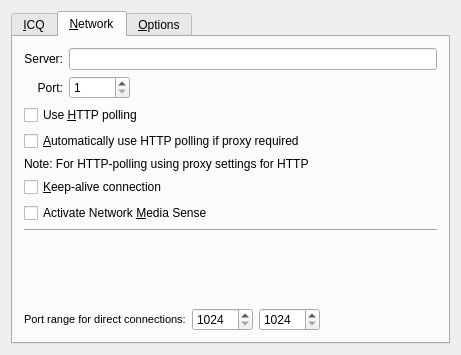
<?xml version="1.0" encoding="UTF-8"?>
<ui version="4.0">
 <class>ICQConfigBase</class>
 <widget class="QWidget" name="ICQConfigBase">
  <property name="geometry">
   <rect>
    <x>0</x>
    <y>0</y>
    <width>461</width>
    <height>347</height>
   </rect>
  </property>
  <property name="windowTitle">
   <string>Form1</string>
  </property>
  <layout class="QVBoxLayout">
   <property name="spacing">
    <number>6</number>
   </property>
   <property name="margin">
    <number>11</number>
   </property>
   <item>
    <widget class="QTabWidget" name="tabConfig">
     <property name="currentIndex">
      <number>1</number>
     </property>
     <widget class="QWidget" name="tabICQ">
      <attribute name="title">
       <string>&amp;ICQ</string>
      </attribute>
      <layout class="QGridLayout">
       <property name="margin">
        <number>11</number>
       </property>
       <property name="spacing">
        <number>6</number>
       </property>
       <item row="2" column="0">
        <widget class="QLabel" name="TextLabel2">
         <property name="text">
          <string>Password:</string>
         </property>
         <property name="alignment">
          <set>Qt::AlignRight|Qt::AlignTrailing|Qt::AlignVCenter</set>
         </property>
         <property name="wordWrap">
          <bool>false</bool>
         </property>
        </widget>
       </item>
       <item row="2" column="1">
        <widget class="QLineEdit" name="edtPasswd">
         <property name="echoMode">
          <enum>QLineEdit::Password</enum>
         </property>
        </widget>
       </item>
       <item row="3" column="0">
        <spacer name="Spacer2">
         <property name="orientation">
          <enum>Qt::Vertical</enum>
         </property>
         <property name="sizeType">
          <enum>QSizePolicy::Expanding</enum>
         </property>
         <property name="sizeHint" stdset="0">
          <size>
           <width>20</width>
           <height>20</height>
          </size>
         </property>
        </spacer>
       </item>
       <item row="0" column="0" colspan="2">
        <widget class="QCheckBox" name="chkNew">
         <property name="text">
          <string>&amp;Register new UIN</string>
         </property>
        </widget>
       </item>
       <item row="1" column="0">
        <widget class="QLabel" name="lblUin">
         <property name="text">
          <string>UIN:</string>
         </property>
         <property name="alignment">
          <set>Qt::AlignRight|Qt::AlignTrailing|Qt::AlignVCenter</set>
         </property>
         <property name="wordWrap">
          <bool>false</bool>
         </property>
        </widget>
       </item>
       <item row="1" column="1">
        <widget class="QLineEdit" name="edtUin"/>
       </item>
      </layout>
     </widget>
     <widget class="QWidget" name="tab">
      <attribute name="title">
       <string>&amp;Network</string>
      </attribute>
      <layout class="QGridLayout">
       <property name="margin">
        <number>11</number>
       </property>
       <property name="spacing">
        <number>6</number>
       </property>
       <item row="1" column="1">
        <widget class="QSpinBox" name="edtPort">
         <property name="minimum">
          <number>1</number>
         </property>
         <property name="maximum">
          <number>65535</number>
         </property>
        </widget>
       </item>
       <item row="3" column="0" colspan="3">
        <widget class="QCheckBox" name="chkAuto">
         <property name="text">
          <string>&amp;Automatically use HTTP polling if proxy required</string>
         </property>
        </widget>
       </item>
       <item row="2" column="0" colspan="3">
        <widget class="QCheckBox" name="chkHTTP">
         <property name="text">
          <string>Use &amp;HTTP polling</string>
         </property>
        </widget>
       </item>
       <item row="7" column="0" colspan="3">
        <widget class="Line" name="Line1">
         <property name="frameShape">
          <enum>QFrame::HLine</enum>
         </property>
         <property name="frameShadow">
          <enum>QFrame::Sunken</enum>
         </property>
        </widget>
       </item>
       <item row="0" column="0">
        <widget class="QLabel" name="TextLabel3">
         <property name="text">
          <string>Server:</string>
         </property>
         <property name="alignment">
          <set>Qt::AlignRight|Qt::AlignTrailing|Qt::AlignVCenter</set>
         </property>
         <property name="wordWrap">
          <bool>false</bool>
         </property>
        </widget>
       </item>
       <item row="0" column="1" colspan="2">
        <widget class="QLineEdit" name="edtServer"/>
       </item>
       <item row="1" column="0">
        <widget class="QLabel" name="TextLabel4">
         <property name="text">
          <string>Port:</string>
         </property>
         <property name="alignment">
          <set>Qt::AlignRight|Qt::AlignTrailing|Qt::AlignVCenter</set>
         </property>
         <property name="wordWrap">
          <bool>false</bool>
         </property>
        </widget>
       </item>
       <item row="1" column="2">
        <spacer name="Spacer3">
         <property name="orientation">
          <enum>Qt::Horizontal</enum>
         </property>
         <property name="sizeType">
          <enum>QSizePolicy::Expanding</enum>
         </property>
         <property name="sizeHint" stdset="0">
          <size>
           <width>20</width>
           <height>20</height>
          </size>
         </property>
        </spacer>
       </item>
       <item row="9" column="0">
        <spacer name="Spacer4">
         <property name="orientation">
          <enum>Qt::Vertical</enum>
         </property>
         <property name="sizeType">
          <enum>QSizePolicy::Expanding</enum>
         </property>
         <property name="sizeHint" stdset="0">
          <size>
           <width>20</width>
           <height>20</height>
          </size>
         </property>
        </spacer>
       </item>
       <item row="10" column="0" colspan="3">
        <layout class="QHBoxLayout">
         <property name="spacing">
          <number>6</number>
         </property>
         <property name="margin">
          <number>0</number>
         </property>
         <item>
          <widget class="QLabel" name="TextLabel2_2">
           <property name="text">
            <string>&lt;!DOCTYPE HTML PUBLIC &quot;-//W3C//DTD HTML 4.0//EN&quot; &quot;http://www.w3.org/TR/REC-html40/strict.dtd&quot;&gt;
&lt;html&gt;&lt;head&gt;&lt;meta name=&quot;qrichtext&quot; content=&quot;1&quot; /&gt;&lt;style type=&quot;text/css&quot;&gt;
p, li { white-space: pre-wrap; }
&lt;/style&gt;&lt;/head&gt;&lt;body style=&quot; font-family:'MS Shell Dlg 2'; font-size:8.25pt; font-weight:400; font-style:normal;&quot;&gt;
&lt;p style=&quot; margin-top:0px; margin-bottom:0px; margin-left:0px; margin-right:0px; -qt-block-indent:0; text-indent:0px;&quot;&gt;&lt;span style=&quot; font-size:8pt;&quot;&gt;Port range for direct connections:&lt;/span&gt;&lt;/p&gt;&lt;/body&gt;&lt;/html&gt;</string>
           </property>
           <property name="wordWrap">
            <bool>false</bool>
           </property>
          </widget>
         </item>
         <item>
          <widget class="QSpinBox" name="edtMaxPort">
           <property name="minimum">
            <number>1024</number>
           </property>
           <property name="maximum">
            <number>65534</number>
           </property>
          </widget>
         </item>
         <item>
          <widget class="QSpinBox" name="edtMinPort">
           <property name="minimum">
            <number>1024</number>
           </property>
           <property name="maximum">
            <number>65534</number>
           </property>
          </widget>
         </item>
         <item>
          <spacer name="Spacer5">
           <property name="orientation">
            <enum>Qt::Horizontal</enum>
           </property>
           <property name="sizeType">
            <enum>QSizePolicy::Expanding</enum>
           </property>
           <property name="sizeHint" stdset="0">
            <size>
             <width>20</width>
             <height>20</height>
            </size>
           </property>
          </spacer>
         </item>
        </layout>
       </item>
       <item row="4" column="0" colspan="3">
        <widget class="QLabel" name="TextLabel1_4">
         <property name="sizePolicy">
          <sizepolicy hsizetype="Preferred" vsizetype="Minimum">
           <horstretch>0</horstretch>
           <verstretch>0</verstretch>
          </sizepolicy>
         </property>
         <property name="text">
          <string>Note: For HTTP-polling using proxy settings for HTTP</string>
         </property>
         <property name="alignment">
          <set>Qt::AlignLeading|Qt::AlignLeft|Qt::AlignVCenter</set>
         </property>
         <property name="wordWrap">
          <bool>false</bool>
         </property>
        </widget>
       </item>
       <item row="5" column="0" colspan="3">
        <widget class="QCheckBox" name="chkKeepAlive">
         <property name="text">
          <string>&amp;Keep-alive connection</string>
         </property>
        </widget>
       </item>
       <item row="6" column="0" colspan="3">
        <widget class="QCheckBox" name="chkMediaSense">
         <property name="text">
          <string>Activate Network &amp;Media Sense</string>
         </property>
        </widget>
       </item>
      </layout>
     </widget>
     <widget class="QWidget" name="tab">
      <attribute name="title">
       <string>&amp;Options</string>
      </attribute>
      <layout class="QGridLayout">
       <property name="margin">
        <number>11</number>
       </property>
       <property name="spacing">
        <number>6</number>
       </property>
       <item row="4" column="0" colspan="2">
        <widget class="QCheckBox" name="chkInvisible">
         <property name="text">
          <string>Automatically check &amp;invisible</string>
         </property>
        </widget>
       </item>
       <item row="0" column="0">
        <widget class="QLabel" name="TextLabel1">
         <property name="text">
          <string>Send format:</string>
         </property>
         <property name="wordWrap">
          <bool>false</bool>
         </property>
        </widget>
       </item>
       <item row="0" column="1">
        <widget class="QComboBox" name="cmbFormat">
         <property name="sizePolicy">
          <sizepolicy hsizetype="Expanding" vsizetype="Fixed">
           <horstretch>0</horstretch>
           <verstretch>0</verstretch>
          </sizepolicy>
         </property>
        </widget>
       </item>
       <item row="1" column="0" colspan="2">
        <layout class="QHBoxLayout">
         <property name="spacing">
          <number>6</number>
         </property>
         <property name="margin">
          <number>0</number>
         </property>
         <item>
          <widget class="QLabel" name="TextLabel1_3">
           <property name="text">
            <string>Send message:</string>
           </property>
           <property name="wordWrap">
            <bool>false</bool>
           </property>
          </widget>
         </item>
         <item>
          <widget class="QComboBox" name="cmbAck">
           <property name="sizePolicy">
            <sizepolicy hsizetype="Expanding" vsizetype="Fixed">
             <horstretch>0</horstretch>
             <verstretch>0</verstretch>
            </sizepolicy>
           </property>
           <item>
            <property name="text">
             <string>No wait ack</string>
            </property>
           </item>
           <item>
            <property name="text">
             <string>Wait ack from server</string>
            </property>
           </item>
           <item>
            <property name="text">
             <string>Wait ack from client</string>
            </property>
           </item>
          </widget>
         </item>
        </layout>
       </item>
       <item row="3" column="0" colspan="2">
        <widget class="QCheckBox" name="chkOccupied">
         <property name="text">
          <string>Accept in &amp;occupied mode</string>
         </property>
        </widget>
       </item>
       <item row="2" column="0" colspan="2">
        <widget class="QCheckBox" name="chkDND">
         <property name="text">
          <string>Accept in &amp;DND mode</string>
         </property>
        </widget>
       </item>
       <item row="11" column="0">
        <spacer name="Spacer4_2">
         <property name="orientation">
          <enum>Qt::Vertical</enum>
         </property>
         <property name="sizeType">
          <enum>QSizePolicy::Expanding</enum>
         </property>
         <property name="sizeHint" stdset="0">
          <size>
           <width>20</width>
           <height>20</height>
          </size>
         </property>
        </spacer>
       </item>
       <item row="6" column="0" colspan="2">
        <widget class="QLabel" name="TextLabel1_5">
         <property name="text">
          <string>For decrease traffic you can:</string>
         </property>
         <property name="wordWrap">
          <bool>false</bool>
         </property>
        </widget>
       </item>
       <item row="7" column="0" colspan="2">
        <widget class="QCheckBox" name="chkPlugins">
         <property name="text">
          <string>Disable answer on phonebook and &amp;picture requests</string>
         </property>
        </widget>
       </item>
       <item row="8" column="0" colspan="2">
        <widget class="QCheckBox" name="chkAutoReply">
         <property name="text">
          <string>Disable automatically &amp;request autoreply on change status</string>
         </property>
        </widget>
       </item>
       <item row="9" column="0" colspan="2">
        <widget class="QCheckBox" name="chkUpdate">
         <property name="text">
          <string>Disable automatically &amp;update user info</string>
         </property>
        </widget>
       </item>
       <item row="10" column="0" colspan="2">
        <widget class="QCheckBox" name="chkTyping">
         <property name="text">
          <string>Disable &amp;typing notification</string>
         </property>
        </widget>
       </item>
       <item row="5" column="0" colspan="2">
        <layout class="QHBoxLayout">
         <property name="spacing">
          <number>6</number>
         </property>
         <property name="margin">
          <number>0</number>
         </property>
         <item>
          <widget class="QLabel" name="lblInvisible">
           <property name="text">
            <string>Check invisible every</string>
           </property>
           <property name="wordWrap">
            <bool>false</bool>
           </property>
          </widget>
         </item>
         <item>
          <widget class="QSpinBox" name="edtInvisible">
           <property name="minimum">
            <number>5</number>
           </property>
           <property name="maximum">
            <number>999</number>
           </property>
          </widget>
         </item>
         <item>
          <widget class="QLabel" name="lblInvisible2">
           <property name="text">
            <string>minutes</string>
           </property>
           <property name="wordWrap">
            <bool>false</bool>
           </property>
          </widget>
         </item>
         <item>
          <spacer name="Spacer6">
           <property name="orientation">
            <enum>Qt::Horizontal</enum>
           </property>
           <property name="sizeType">
            <enum>QSizePolicy::Expanding</enum>
           </property>
           <property name="sizeHint" stdset="0">
            <size>
             <width>20</width>
             <height>20</height>
            </size>
           </property>
          </spacer>
         </item>
        </layout>
       </item>
      </layout>
     </widget>
    </widget>
   </item>
  </layout>
 </widget>
 <tabstops>
  <tabstop>chkNew</tabstop>
  <tabstop>edtUin</tabstop>
  <tabstop>edtPasswd</tabstop>
  <tabstop>edtServer</tabstop>
  <tabstop>edtPort</tabstop>
  <tabstop>chkHTTP</tabstop>
  <tabstop>chkAuto</tabstop>
  <tabstop>chkKeepAlive</tabstop>
  <tabstop>edtMaxPort</tabstop>
  <tabstop>cmbFormat</tabstop>
  <tabstop>cmbAck</tabstop>
  <tabstop>chkDND</tabstop>
  <tabstop>chkOccupied</tabstop>
  <tabstop>chkInvisible</tabstop>
  <tabstop>edtInvisible</tabstop>
  <tabstop>chkPlugins</tabstop>
  <tabstop>chkAutoReply</tabstop>
  <tabstop>chkUpdate</tabstop>
  <tabstop>chkTyping</tabstop>
 </tabstops>
 <resources/>
 <connections/>
</ui>
